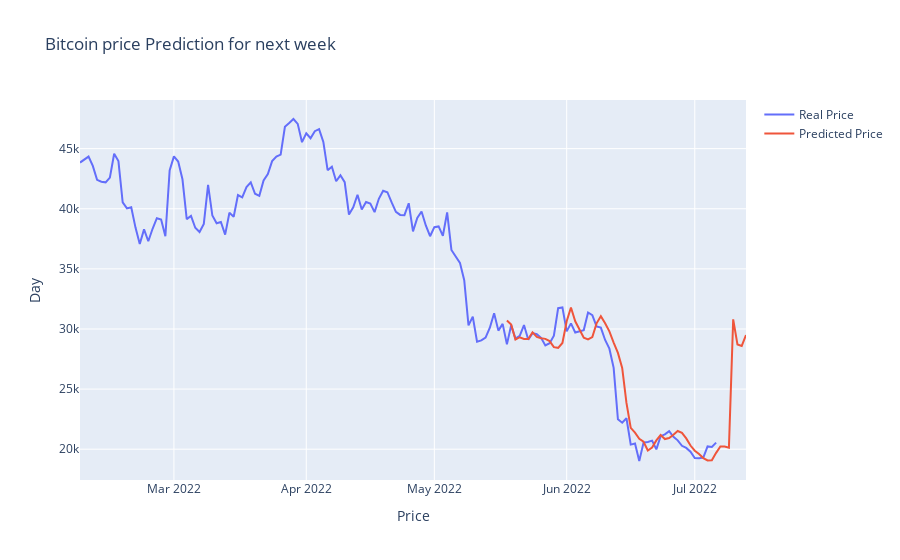

Notebook cell for this chart:
### Code cell
fig = go.Figure()
fig.add_trace(go.Scatter(
           x=df['Date'].values[2700:], 
           y=df['Close'].values[2700:],
           name="Real Price"))

fig.add_trace(go.Scatter(
           x=df_date['Date'].values[-prediction_full_new.shape[0]:], 
           y=p_full_new['prise'],
           name="Predicted Price"))

fig.update_layout(
    title_text='Bitcoin price Prediction for next week',
    xaxis_title_text='Price', 
    yaxis_title_text='Day', 
)
fig.show()
